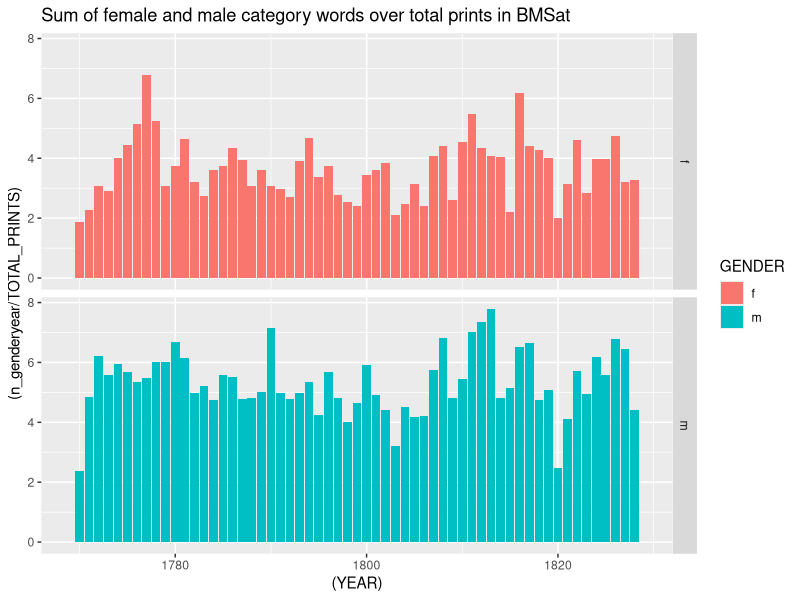
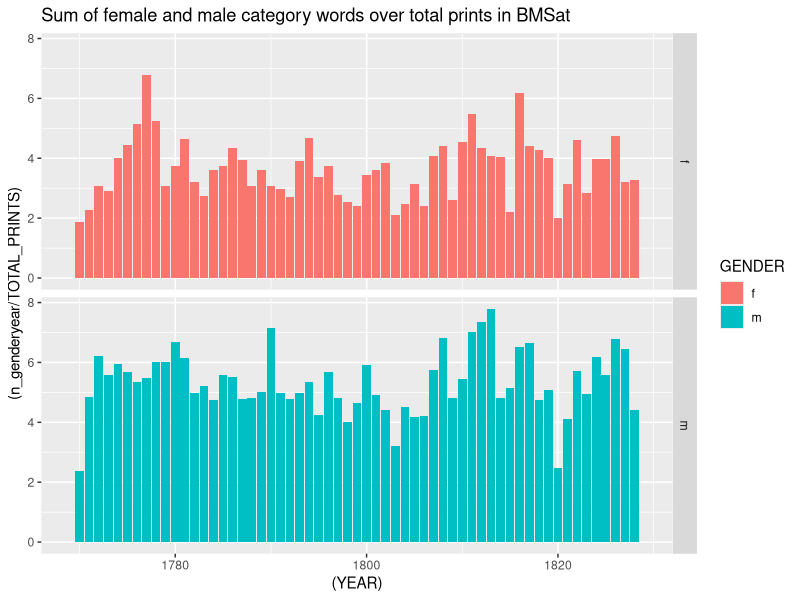

The R script that drew these images, in order:
#load packages

setwd("/home/james/R/2014-11_BM-catalogue/data")
library(lubridate)
library(dplyr, warn.conflicts = FALSE)
library(tidyr, warn.conflicts = FALSE)
library(ggplot2)
library(dplyr)

#read data from csv

gender <- read.csv("top-gender-words-annual-count.csv")
gender2 <- gender %>%
	group_by(GENDER, YEAR) %>%
	mutate(n_genderyear = sum(N)) %>%
	select(GENDER, YEAR, GENDER, TOTAL_PRINTS, n_genderyear)

#plot data

ggplot(gender2, aes(x = (YEAR), y = (n_genderyear/TOTAL_PRINTS), group = GENDER, fill = GENDER)) +
	geom_bar(stat = "identity") +
	facet_grid(GENDER ~ .) +
	xlim(1769, 1829) +
	ggtitle("Sum of female and male category words over total prints in BMSat")

#save data to file

setwd("/home/james/R/2014-11_BM-catalogue/viz")
ggsave("BMfemalemalelist.png", width = 7, height = 7)
